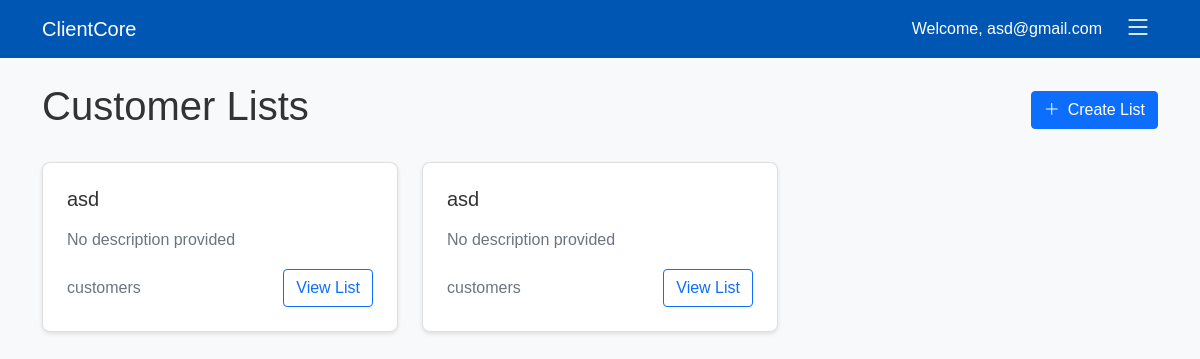
The page /lists (signed in) on the database its author committed.
### tables this page shows
CREATE TABLE customer_lists
                 (id INTEGER PRIMARY KEY AUTOINCREMENT,
                  name TEXT NOT NULL,
                  user_id INTEGER,
                  created_at TIMESTAMP DEFAULT CURRENT_TIMESTAMP,
                  FOREIGN KEY (user_id) REFERENCES users (id));

### app.py (the view)
@app.route('/lists')
def lists():
    if 'user_id' not in session:
        return redirect(url_for('login'))
    conn = get_db()
    cursor = conn.cursor()
    cursor.execute('SELECT * FROM customer_lists WHERE user_id = ?', (session['user_id'],))
    lists = cursor.fetchall()
    conn.close()
    return render_template('lists.html', lists=lists)

### app.py (called while the page is built)
def get_db():
    conn = sqlite3.connect('crm.db')
    conn.row_factory = sqlite3.Row
    return conn

### templates/lists.html (shortened to what this page needs)
<!DOCTYPE html>
<html lang="en">
<head>
    <link href="https://cdn.jsdelivr.net/npm/bootstrap@5.1.3/dist/css/bootstrap.min.css" rel="stylesheet">
    <link href="https://cdn.jsdelivr.net/npm/bootstrap-icons@1.7.2/font/bootstrap-icons.css" rel="stylesheet">
</head>
<body>
    <nav class="navbar navbar-expand-lg navbar-dark">
        <div class="container">
            <a class="navbar-brand" href="{{ url_for('index') }}">ClientCore</a>
            <div class="d-flex align-items-center">
                <span class="text-white me-3">Welcome, {{ session.email }}</span>
                <div class="dropdown">
                    <button class="menu-button" type="button" id="dropdownMenuButton" data-bs-toggle="dropdown" aria-expanded="false">
                        <i class="bi bi-list"></i>
                    </button>
                </div>
            </div>
        </div>
    </nav>
    <div class="container py-4">
        <div class="d-flex justify-content-between align-items-center mb-4">
            <h1>Customer Lists</h1>
            <a href="{{ url_for('add_list') }}" class="btn btn-primary">
                <i class="bi bi-plus-lg me-2"></i>Create List
            </a>
        </div>
        <div class="row">
            {% for list in lists %}
            <div class="col-md-6 col-lg-4 mb-4">
                <div class="list-card card h-100">
                    <div class="card-body">
                        <h5 class="card-title">{{ list.name }}</h5>
                        <p class="card-text">{{ list.description or 'No description provided' }}</p>
                        <div class="d-flex justify-content-between align-items-center">
                            <span class="text-muted">{{ list.customer_count }} customers</span>
                           <a href="{{ url_for('view_list', list_id=list.id) }}" class="btn btn-outline-primary" title="View List">View List
                            </a>
                        </div>
                    </div>
                </div>
            </div>
            {% endfor %}
        </div>
    </div>
</body>
</html>

### templates/lists.html (style rules this page uses)
:root { --primary-color: #0056b3; --secondary-color: #6c757d; --success-color: #28a745; --danger-color: #dc3545; --warning-color: #ffc107; --info-color: #17a2b8; --light-color: #f8f9fa; --dark-color: #343a40; }
body { font-family: Arial, sans-serif; line-height: 1.6; color: #333; background-color: #f8f9fa; display: flex; flex-direction: column; min-height: 100vh; }
.navbar { background-color: var(--primary-color); }
.navbar-brand { color: white !important; }
.card { border-radius: 0.5rem; box-shadow: 0 2px 4px rgba(0,0,0,0.1); }
.menu-button { font-size: 1.75rem; padding: 0.5rem; color: white; background: none; border: none; cursor: pointer; transition: all 0.2s ease; display: flex; align-items: center; justify-content: center; width: 40px; height: 40px; border-radius: 50%; }
.menu-button i { transition: transform 0.2s ease; }
.list-card { transition: transform 0.2s ease; }
.list-card .card-body { padding: 1.5rem; }
.list-card .card-title { margin-bottom: 1rem; }
.list-card .card-text { color: var(--secondary-color); }

### rows shown on the page
customer_lists: name "asd", description "No description provided"
customer_lists: name "asd", description "No description provided"

### other values the page prints
{{ session.email }} "asd@gmail.com"
